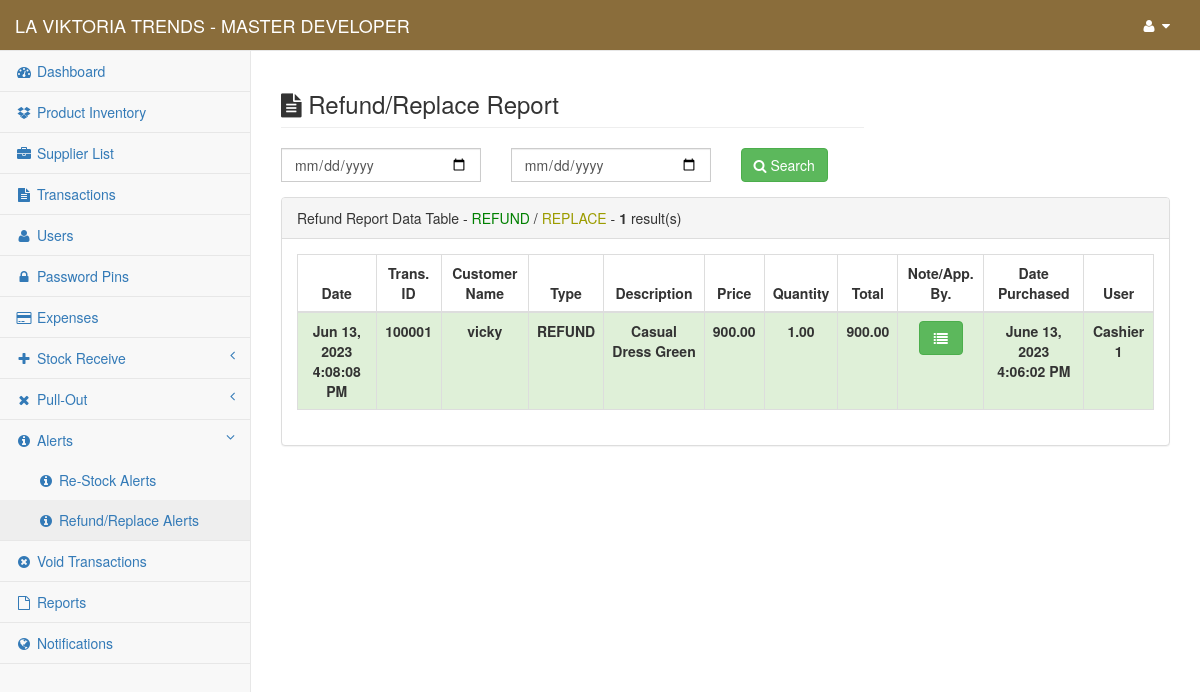
The app's page /content/admin/refund_replace_alerts (signed in) with its own data.
### tables this page shows
CREATE TABLE `gy_my_project` (
  `gy_project` int(1) NOT NULL,
  `gy_project_name` text NOT NULL,
  `gy_project_address` text NOT NULL,
  `gy_system_title` text NOT NULL,
  `gy_year_origin` datetime NOT NULL
);

CREATE TABLE `gy_user` (
  `gy_user_id` int(10) NOT NULL,
  `gy_user_code` varchar(8) NOT NULL,
  `gy_full_name` varchar(255) NOT NULL,
  `gy_username` varchar(50) NOT NULL,
  `gy_password` varchar(100) NOT NULL,
  `gy_user_type` int(5) NOT NULL,
  `gy_user_status` int(1) NOT NULL,
  `gy_branch_id` int(11) NOT NULL
);

CREATE TABLE `gy_refund` (
  `gy_refund_id` int(11) NOT NULL,
  `gy_refund_type` varchar(50) NOT NULL,
  `gy_trans_code` varchar(20) NOT NULL,
  `gy_trans_custname` varchar(100) NOT NULL,
  `gy_product_code` varchar(30) NOT NULL,
  `gy_product_name` text NOT NULL,
  `gy_product_price` double NOT NULL,
  `gy_product_quantity` double NOT NULL,
  `gy_refund_note` text NOT NULL,
  `gy_user_id` int(11) NOT NULL,
  `gy_refund_date` datetime NOT NULL,
  `gy_trans_date` datetime NOT NULL,
  `gy_branch_id` int(11) NOT NULL
);

### conf/my_project.php (called while the page is built, shortened)
<?php
	include 'conn.php';
	$find_my_data=$link->query("Select * From `gy_my_project` Where `gy_project`='1'");
	$my_project_detail=$find_my_data->fetch_array();
	$my_project_name = $my_project_detail['gy_project_name'];
?>

### content/admin/session.php (called while the page is built, shortened)
<?php
    $user_id = $_SESSION['fus_user_id'];
    $identify_user=$link->query("Select * From `gy_user` Where `gy_user_id`='$user_id'");
    $row=$identify_user->fetch_array();
    $user_info = $row['gy_full_name'];
?>

### content/admin/my_pagination.php (called while the page is built, shortened)
<?php
        $page_rows = $my_num_rows;
        $pagenum = 1;
        $limit = 'LIMIT ' .($pagenum - 1) * $page_rows .',' .$page_rows;
        $sql = $query_three." $limit";
        $query = mysqli_query($link, $sql);
?>

### content/admin/refund_replace_alerts.php (the view, shortened to what this page needs)
<?php
    include("../../conf/function.php");
    include("session.php");
    include("../../conf/my_project.php");
    $my_project_header_title = "Refund/Replace Report";
    $query_one = "Select * From `gy_refund` Order By `gy_refund_id` ASC";
    $query_three = "Select * From `gy_refund` Order By `gy_refund_id` ASC ";
    $my_num_rows = 20;
    include 'my_pagination.php';
    $count_results=$link->query($query_one)->num_rows;
?>
<!DOCTYPE html>
<html lang="en">
    <?php include 'head.php'; ?>
<body>
    <div id="wrapper">
        <?php include 'nav.php'; ?>
        <?php include('modal.php');?>
        <div id="page-wrapper">
            <div class="row">
                <div class="col-lg-8">
                    <h3 class="page-header"><i class="fa fa-file-text"></i> <?php echo $my_project_header_title; ?></h3>
                </div>
                <div class="col-lg-4">
                </div>
            </div>
            <div class="row">
                <div class="col-md-12">
                    <div class="row">
                        <form method="post" enctype="multipart/form-data" id="my_form" action="redirect_manager">
                            <div class="col-md-3">
                                <div class="form-group">
                                    <input type="date" class="form-control" name="re_date_search_f" id="re_date_search1" style="border-radius: 0px;" required>
                                </div>
                            </div>
                            <div class="col-md-3">
                                <div class="form-group">
                                    <input type="date" class="form-control" name="re_date_search_t" id="re_date_search2" style="border-radius: 0px;" required>
                                </div>
                            </div>
                            <div class="col-md-3">
                                <div class="form-group">
                                    <button type="submit" name="refund_btn" class="btn btn-success" title="click to search ..."><i class="fa fa-search"></i> Search</button>
                                </div>
                            </div>
                        </form>
                    </div>
                    <div class="panel panel-default">
                        <div class="panel-heading">
                            Refund Report Data Table - <span style="color: green;">REFUND</span> / <span style="color: #9c9c00;">REPLACE</span> - <b><?php echo 0+$count_results; ?></b> result(s)
                        </div>
                        <div class="panel-body">
                            <div class="table-responsive">
                                <table class="table table-striped table-bordered table-hover">
                                    <thead>
                                        <tr>
                                            <th><center>Date</center></th>
                                            <th><center>Trans. ID</center></th>
                                            <th><center>Customer Name</center></th>
                                            <th><center>Type</center></th>
                                            <th><center>Description</center></th>
                                            <th><center>Price</center></th>
                                            <th><center>Quantity</center></th>
                                            <th><center>Total</center></th>
                                            <th><center>Note/App. By.</center></th>
                                            <th><center>Date Purchased</center></th>
                                            <th><center>User</center></th>
                                        </tr>
                                    </thead>
                                    <tbody>
                                    <?php
                                        while ($ref_row=$query->fetch_array()) {
                                            if ($ref_row['gy_refund_type'] == 'REFUND') {
                                                $my_row_color = "success";
                                            }else{
                                                $my_row_color = "warning";
                                            }
                                            $my_total = $ref_row['gy_product_price'] * $ref_row['gy_product_quantity'];
                                            $cashier_identifier=$ref_row['gy_user_id'];
                                            $get_user_info=$link->query("Select * From `gy_user` Where `gy_user_id`='$cashier_identifier'");
                                            $user_info_row=$get_user_info->fetch_array();
                                            $p_identifier=$ref_row['gy_product_code'];
                                            $get_p_info=$link->query("Select * From `gy_products` Where `gy_product_code`='$p_identifier'");
                                            $p_row=$get_p_info->fetch_array();
                                    ?>
                                        <tr class="<?php echo $my_row_color; ?>">
                                            <td style="font-weight: bold;"><center><?php echo date("M d, Y g:i:s A", strtotime($ref_row['gy_refund_date'])); ?></center></td>
                                            <td style="font-weight: bold;"><center><?php echo $ref_row['gy_trans_code']; ?></center></td>
                                            <td style="font-weight: bold;"><center><?php echo $ref_row['gy_trans_custname']; ?></center></td>
                                            <td style="font-weight: bold;"><center><?php echo $ref_row['gy_refund_type']; ?></center></td>
                                            <td style="font-weight: bold;"><center><?php echo $ref_row['gy_product_name']; ?></center></td>
                                            <td style="font-weight: bold;"><center><?php echo number_format($ref_row['gy_product_price'],2); ?></center></td>
                                            <td style="font-weight: bold;"><center><?php echo number_format($ref_row['gy_product_quantity'],2)." ".$p_row['gy_product_unit']; ?></center></td>
                                            <td style="font-weight: bold;"><center><?php echo number_format($my_total,2); ?></center></td>
                                            <td><center><button type="button" class="btn btn-<?php echo $my_row_color; ?>" title="click to see view the note ..." data-target="#details_<?php echo $ref_row['gy_refund_id']; ?>" data-toggle="modal"><i class="fa fa-list fa-fw"></i></button></center></td>
                                            <td style="font-weight: bold;"><center><?php echo date("F d, Y g:i:s A",strtotime($ref_row['gy_trans_date'])); ?></center></td>
                                            <td style="font-weight: bold;"><center><?php echo $user_info_row['gy_full_name']; ?></center></td>
                                        </tr>
                                    <?php } ?>
                                    </tbody>
                                </table>
                            </div>
                        </div>
                    </div>
                </div>
            </div>
            <div class="row">
                <div class="col-md-12">
                    <div class="text-center">
                    </div>
                 </div>
            </div>
        </div>
    </div>
</body>
</html>

### content/admin/nav.php (shortened to what this page needs)
<nav class="navbar navbar-default navbar-static-top" role="navigation" style="margin-bottom: 0; background-color: #8a6d3b; color: #fff;">
    <div class="navbar-header">
        <a class="navbar-brand" href="index"><span style="text-transform: uppercase; color: #fff;"><?php echo $my_project_name; ?> <?php echo $my_project_title; ?> - <?php echo $user_info ?></span></a>
    </div>
    <div class="full-right">
    <ul class="nav navbar-top-links navbar-right">
        <li class="dropdown">
            <a class="dropdown-toggle" data-toggle="dropdown" id="navi" href="#">
                <i class="fa fa-user fa-fw"></i>  <i class="fa fa-caret-down"></i>
            </a>
        </li>
    </ul>
    </div>
        <?php include("side-panel.php"); ?>
</nav>

### content/admin/nav.php (style rules this page uses)
#navi { color: #fff; }

### records on screen
gy_my_project: gy_project_name "LA VIKTORIA TRENDS"
gy_user: gy_full_name "MASTER DEVELOPER"
gy_refund: gy_refund_date "Jun 13, 2023 4:08:08 PM", gy_trans_code "100001", gy_trans_custname "vicky", gy_refund_type "REFUND", gy_product_name "Casual Dress Green", gy_product_price "900.00", gy_product_quantity "1.00", my_total "900.00", gy_trans_date "June 13, 2023 4:06:02 PM", gy_user.gy_full_name "Cashier 1"

### other values on screen
$my_project_header_title "Refund/Replace Report"
0+$count_results "1"
